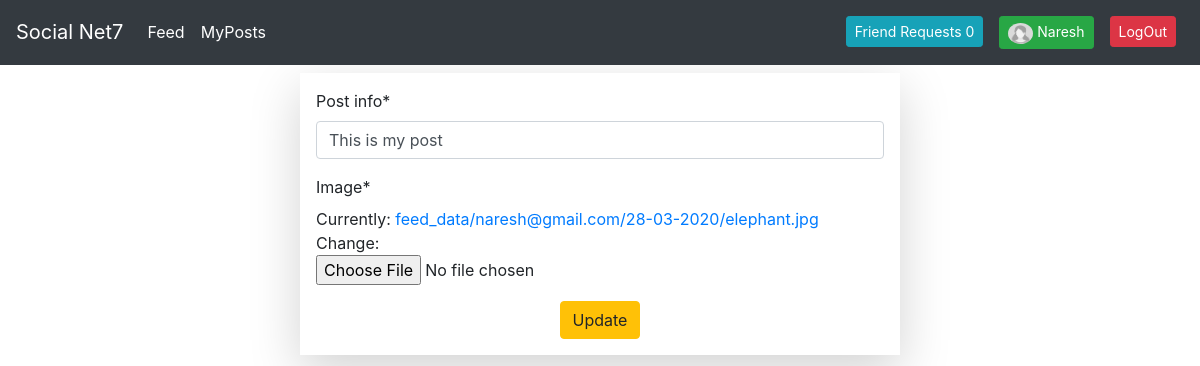
Page /feed/edit/14/ (signed in) on the earlier database version.
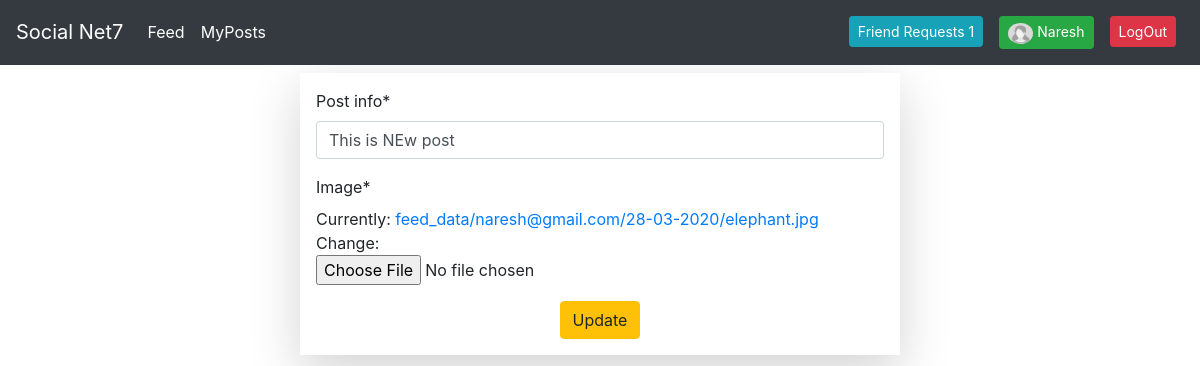
Same page on the later database version.
### users/models.py (models this page shows, shortened)
class SnetUser(AbstractUser):
	username = None
	email = models.EmailField(_('email address'), unique=True)
	signup_date = models.DateTimeField(auto_now_add=True)
	USERNAME_FIELD = 'email'
	REQUIRED_FIELDS = []
	objects = CustomUserManager()
	def truncate(self):
		return f'{self.email}'.split('@')[0]
	def fname_empty(self):
		if self.first_name == '':
			return True
		else:
			return False
	def friend_request(self):
		return Friends.objects.filter(freq_accp_id=self.id).filter(friends='No')

class Profile(models.Model):
	image = models.ImageField(default='female.jpg', upload_to=profile_img_directory)
	user = models.OneToOneField(SnetUser, on_delete=models.CASCADE)
	dob = models.DateField(null=True, blank=True)

### feed/models.py (models this page shows, shortened)
class Feed(models.Model):
	post_info = models.CharField(max_length=255)
	date = models.DateTimeField(auto_now_add=True)
	image = models.ImageField(upload_to=feed_data_directory)
	user = models.ForeignKey(SnetUser, on_delete=models.CASCADE)
	class Meta:
		ordering = ['-date']

### feed/views.py (the view)
# urls.py: path('edit/<int:pk>/',views.FeedEditView.as_view(),name='feed_edit'),
class FeedEditView(UpdateView):
	model = Feed
	template_name = 'feed/feed_edit.html'
	fields = ['post_info','image']

### feed/templates/feed/feed_edit.html (shortened to what this page needs)
{% extends 'users/base.html' %}
{% load crispy_forms_tags %}
{% block body %}
<div class="container shadow-lg p-3 mt-2 w-50">
	<form method="post">
		{{form|crispy}}
		<div align="center">
		<input class="btn btn-warning" type="submit" name="Update" value="Update">
		</div>
	</form>
</div>
{% endblock body %}

### users/templates/users/base.html (shortened to what this page needs)
<!DOCTYPE html>
<html>
<head>
	<link rel="stylesheet" href="https://stackpath.bootstrapcdn.com/bootstrap/4.4.1/css/bootstrap.min.css">
	<link rel="stylesheet" href="//code.jquery.com/ui/1.12.1/themes/base/jquery-ui.css">
</head>
<body>
	<div>
		<nav class="navbar navbar-expand-md navbar-dark bg-dark">
		 	<a class="navbar-brand" href="{% url 'feed:feed' %}">Social Net7</a>
			<div class="collapse navbar-collapse" id="navbarText">
			{% if user.is_authenticated %}
			    <ul class="navbar-nav mr-auto">
			      <li class="nav-item active">
			        <a class="nav-link text-white" href="{% url 'feed:feed' %}">Feed</a>
			      </li>
			      <li class="nav-item">
			        <a class="nav-link text-white" href="{% url 'feed:myposts' request.user.id %}">MyPosts</a>
			      </li>
			    </ul>
			    <ul class="navbar-nav ml-auto">
			    	<li class="nav-item">
			    		<a class="nav-link text-white" href="{% url 'friend_req_received' %}"><span class="btn btn-sm btn-info">Friend Requests {{request.user.friend_request.count}}</span></a>
			    	</li>
			    	<li class="nav-item">
			    		<a class="nav-link text-white" href="{% url 'profile' %}">
			    			{% if request.user.fname_empty%}
			    			<span class="btn btn-sm btn-success"><img class="rounded-circle" src="{{request.user.profile.image.url}}" width="25" height="21"> {{request.user.truncate|title}}</span></a>
			    			{% else %}
			    			<span class="btn btn-sm btn-success"><img class="rounded-circle" src="{{request.user.profile.image.url}}" width="25" height="21"> {{request.user.first_name|title}}</span></a>
			    			{% endif %}
				    </li>
				    <li class="navbar-nav ml-auto">
				    	<a class="nav-link text-white" href="{% url 'logout' %}"><span class="btn btn-sm btn-danger">LogOut</span></a>
				    </li>
			    </ul>
			   {% endif %}
			</div>
		</nav>
	</div>
	<div>
		{% block body %}
		{% endblock body %}
	</div>
</body>
</html>

Differences in the rows shown:
changed SnetUser "Naresh": user.friend_request.count "0" → "1"
changed Feed: post_info "This is my post" → "This is NEw post"
